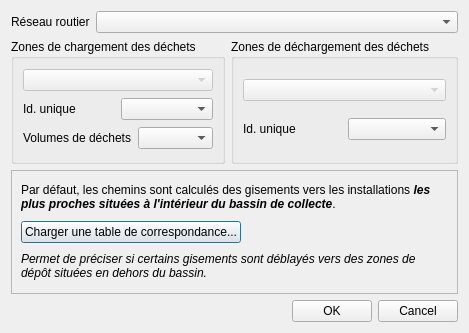
<?xml version="1.0" encoding="UTF-8"?>
<ui version="4.0">
 <class>Dialog</class>
 <widget class="QDialog" name="Dialog">
  <property name="geometry">
   <rect>
    <x>0</x>
    <y>0</y>
    <width>414</width>
    <height>333</height>
   </rect>
  </property>
  <property name="windowTitle">
   <string>Calcul de plus courts chemins</string>
  </property>
  <layout class="QVBoxLayout" name="verticalLayout_3">
   <item>
    <layout class="QHBoxLayout" name="horizontalLayout_5">
     <item>
      <widget class="QLabel" name="label_4">
       <property name="text">
        <string>Réseau routier</string>
       </property>
      </widget>
     </item>
     <item>
      <widget class="QgsMapLayerComboBox" name="roadLayer_CBox">
       <property name="sizePolicy">
        <sizepolicy hsizetype="MinimumExpanding" vsizetype="Fixed">
         <horstretch>0</horstretch>
         <verstretch>0</verstretch>
        </sizepolicy>
       </property>
      </widget>
     </item>
    </layout>
   </item>
   <item>
    <layout class="QHBoxLayout" name="horizontalLayout_4">
     <item>
      <widget class="QGroupBox" name="groupBox">
       <property name="title">
        <string>Zones de chargement des déchets</string>
       </property>
       <layout class="QVBoxLayout" name="verticalLayout">
        <item>
         <widget class="QgsMapLayerComboBox" name="zonechgtLayerInput">
          <property name="enabled">
           <bool>false</bool>
          </property>
         </widget>
        </item>
        <item>
         <layout class="QHBoxLayout" name="horizontalLayout">
          <item>
           <widget class="QLabel" name="label">
            <property name="text">
             <string>Id. unique</string>
            </property>
           </widget>
          </item>
          <item>
           <widget class="QgsFieldComboBox" name="idFieldCBox"/>
          </item>
         </layout>
        </item>
        <item>
         <layout class="QHBoxLayout" name="horizontalLayout_2">
          <item>
           <widget class="QLabel" name="label_3">
            <property name="text">
             <string>Volumes de déchets</string>
            </property>
           </widget>
          </item>
          <item>
           <widget class="QgsFieldComboBox" name="volumeFieldCBox"/>
          </item>
         </layout>
        </item>
       </layout>
      </widget>
     </item>
     <item>
      <widget class="QGroupBox" name="groupBox_2">
       <property name="title">
        <string>Zones de déchargement des déchets</string>
       </property>
       <layout class="QVBoxLayout" name="verticalLayout_2">
        <item>
         <widget class="QgsMapLayerComboBox" name="zoneDechgtLayerInput">
          <property name="enabled">
           <bool>false</bool>
          </property>
         </widget>
        </item>
        <item>
         <layout class="QHBoxLayout" name="horizontalLayout_3">
          <item>
           <widget class="QLabel" name="label_2">
            <property name="text">
             <string>Id. unique</string>
            </property>
           </widget>
          </item>
          <item>
           <widget class="QgsFieldComboBox" name="idFieldCBox_2"/>
          </item>
         </layout>
        </item>
       </layout>
      </widget>
     </item>
    </layout>
   </item>
   <item>
    <widget class="QFrame" name="tableCorrespondance_frame">
     <property name="frameShape">
      <enum>QFrame::StyledPanel</enum>
     </property>
     <property name="frameShadow">
      <enum>QFrame::Raised</enum>
     </property>
     <layout class="QVBoxLayout" name="verticalLayout_4">
      <item>
       <widget class="QLabel" name="label_5">
        <property name="text">
         <string>&lt;html&gt;&lt;head/&gt;&lt;body&gt;&lt;p&gt;Par défaut, les chemins sont calculés des gisements vers les installations &lt;span style=&quot; font-weight:600; font-style:italic;&quot;&gt;les plus proches situées à l'intérieur du bassin de collecte&lt;/span&gt;.&lt;/p&gt;&lt;/body&gt;&lt;/html&gt;</string>
        </property>
        <property name="wordWrap">
         <bool>true</bool>
        </property>
       </widget>
      </item>
      <item>
       <widget class="QPushButton" name="pushButton_2">
        <property name="sizePolicy">
         <sizepolicy hsizetype="Fixed" vsizetype="Fixed">
          <horstretch>0</horstretch>
          <verstretch>0</verstretch>
         </sizepolicy>
        </property>
        <property name="cursor">
         <cursorShape>PointingHandCursor</cursorShape>
        </property>
        <property name="layoutDirection">
         <enum>Qt::LeftToRight</enum>
        </property>
        <property name="text">
         <string>Charger une table de correspondance...</string>
        </property>
        <property name="autoDefault">
         <bool>true</bool>
        </property>
        <property name="default">
         <bool>true</bool>
        </property>
        <property name="flat">
         <bool>false</bool>
        </property>
       </widget>
      </item>
      <item>
       <widget class="QLabel" name="label_6">
        <property name="text">
         <string>&lt;html&gt;&lt;head/&gt;&lt;body&gt;&lt;p&gt;&lt;span style=&quot; font-style:italic;&quot;&gt;Permet de préciser si certains gisements sont déblayés vers des zones de dépôt situées en dehors du bassin.&lt;/span&gt;&lt;/p&gt;&lt;/body&gt;&lt;/html&gt;</string>
        </property>
        <property name="wordWrap">
         <bool>true</bool>
        </property>
       </widget>
      </item>
     </layout>
    </widget>
   </item>
   <item>
    <widget class="QDialogButtonBox" name="buttonBox">
     <property name="orientation">
      <enum>Qt::Horizontal</enum>
     </property>
     <property name="standardButtons">
      <set>QDialogButtonBox::Cancel|QDialogButtonBox::Ok</set>
     </property>
    </widget>
   </item>
  </layout>
 </widget>
 <customwidgets>
  <customwidget>
   <class>QgsFieldComboBox</class>
   <extends>QComboBox</extends>
   <header>qgsfieldcombobox.h</header>
  </customwidget>
  <customwidget>
   <class>QgsMapLayerComboBox</class>
   <extends>QComboBox</extends>
   <header>qgsmaplayercombobox.h</header>
  </customwidget>
 </customwidgets>
 <resources/>
 <connections>
  <connection>
   <sender>buttonBox</sender>
   <signal>accepted()</signal>
   <receiver>Dialog</receiver>
   <slot>accept()</slot>
   <hints>
    <hint type="sourcelabel">
     <x>227</x>
     <y>140</y>
    </hint>
    <hint type="destinationlabel">
     <x>157</x>
     <y>157</y>
    </hint>
   </hints>
  </connection>
  <connection>
   <sender>buttonBox</sender>
   <signal>rejected()</signal>
   <receiver>Dialog</receiver>
   <slot>reject()</slot>
   <hints>
    <hint type="sourcelabel">
     <x>295</x>
     <y>146</y>
    </hint>
    <hint type="destinationlabel">
     <x>286</x>
     <y>157</y>
    </hint>
   </hints>
  </connection>
  <connection>
   <sender>zonechgtLayerInput</sender>
   <signal>layerChanged(QgsMapLayer*)</signal>
   <receiver>idFieldCBox</receiver>
   <slot>setLayer(QgsMapLayer*)</slot>
   <hints>
    <hint type="sourcelabel">
     <x>209</x>
     <y>39</y>
    </hint>
    <hint type="destinationlabel">
     <x>209</x>
     <y>65</y>
    </hint>
   </hints>
  </connection>
  <connection>
   <sender>zonechgtLayerInput</sender>
   <signal>layerChanged(QgsMapLayer*)</signal>
   <receiver>volumeFieldCBox</receiver>
   <slot>setLayer(QgsMapLayer*)</slot>
   <hints>
    <hint type="sourcelabel">
     <x>157</x>
     <y>46</y>
    </hint>
    <hint type="destinationlabel">
     <x>162</x>
     <y>100</y>
    </hint>
   </hints>
  </connection>
  <connection>
   <sender>zoneDechgtLayerInput</sender>
   <signal>layerChanged(QgsMapLayer*)</signal>
   <receiver>idFieldCBox_2</receiver>
   <slot>setLayer(QgsMapLayer*)</slot>
   <hints>
    <hint type="sourcelabel">
     <x>387</x>
     <y>42</y>
    </hint>
    <hint type="destinationlabel">
     <x>416</x>
     <y>84</y>
    </hint>
   </hints>
  </connection>
 </connections>
</ui>
